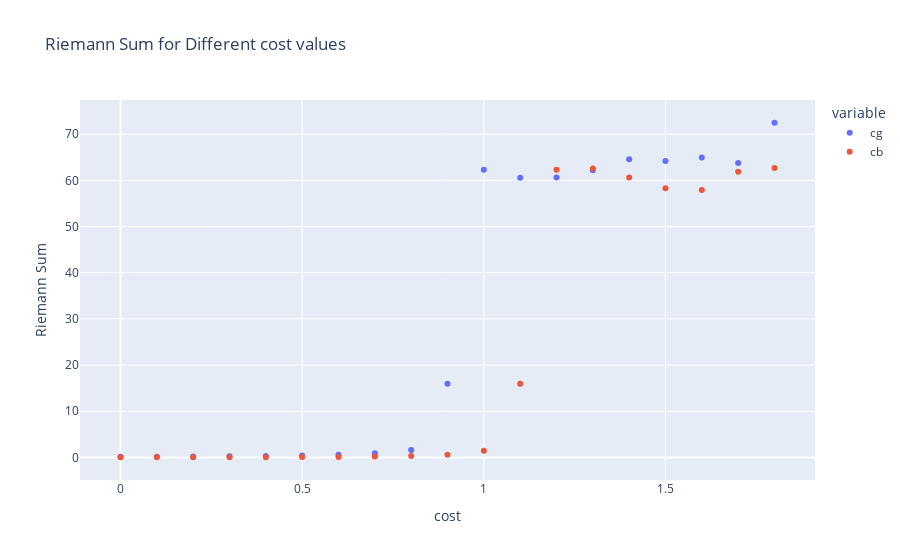

The notebook cell this image was saved under:
### Code cell
fig = px.scatter(data_df, labels=dict(index='cost', value='Riemann Sum'), title="Riemann Sum for Different cost values")
fig

### Figure 1 — Plotly figure (JSON) as saved in the notebook; plotly's stock layout.template omitted (floating-point values rounded to 4 significant figures)
{"data": [{"hovertemplate": "variable=cg<br>cost=%{x}<br>Riemann Sum=%{y}<extra></extra>", "legendgroup": "cg", "marker": {"color": "#636efa", "symbol": "circle"}, "mode": "markers", "name": "cg", "orientation": "v", "showlegend": true, "type": "scatter", "x": [0, 0.1, 0.2, 0.3, 0.4, 0.5, 0.6, 0.7, 0.8, 0.9, 1, 1.1, 1.2, 1.3, 1.4, 1.5, 1.6, 1.7, 1.8], "xaxis": "x", "y": [0.1357, 0.1584, 0.1901, 0.2357, 0.3029, 0.4114, 0.5958, 0.8909, 1.621, 15.96, 62.31, 60.58, 60.64, 62.23, 64.61, 64.21, 64.98, 63.8, 72.5], "yaxis": "y"}, {"hovertemplate": "variable=cb<br>cost=%{x}<br>Riemann Sum=%{y}<extra></extra>", "legendgroup": "cb", "marker": {"color": "#EF553B", "symbol": "circle"}, "mode": "markers", "name": "cb", "orientation": "v", "showlegend": true, "type": "scatter", "x": [0, 0.1, 0.2, 0.3, 0.4, 0.5, 0.6, 0.7, 0.8, 0.9, 1, 1.1, 1.2, 1.3, 1.4, 1.5, 1.6, 1.7, 1.8], "xaxis": "x", "y": [0.03406, 0.03461, 0.03758, 0.04517, 0.05677, 0.07549, 0.1088, 0.1713, 0.3061, 0.6011, 1.449, 15.96, 62.32, 62.59, 60.65, 58.3, 57.92, 61.88, 62.67], "yaxis": "y"}], "layout": {"legend": {"title": {"text": "variable"}, "tracegroupgap": 0}, "title": {"text": "Riemann Sum for Different cost values"}, "xaxis": {"anchor": "y", "domain": [0, 1], "title": {"text": "cost"}}, "yaxis": {"anchor": "x", "domain": [0, 1], "title": {"text": "Riemann Sum"}}}}
